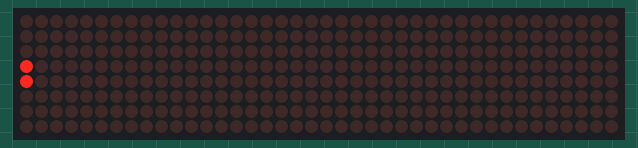
Simulated run of this sketch. Board: Arduino Uno, built with avr-gcc and run on an emulated ATmega328P. On the bench: 40×8 LED matrix.

Above: at 0.17 s.
At 1.7 s:
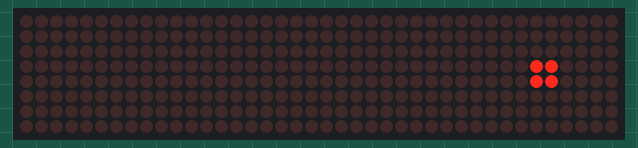
At 3.22 s:
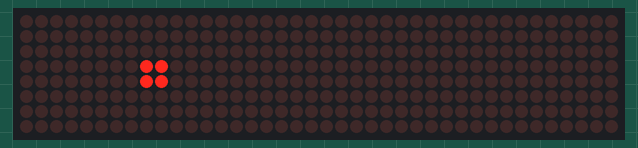
At 6.27 s:
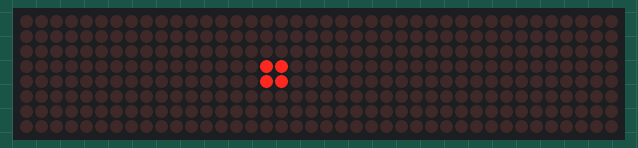
At 9.32 s:
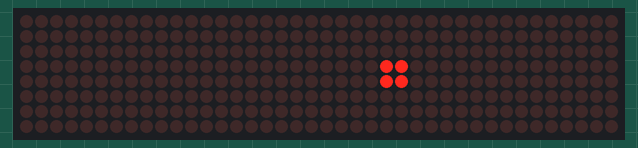
At 12.36 s:
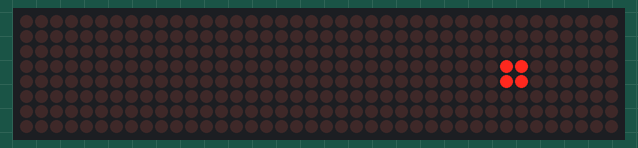

Measured:
- by itself, everything shown: repeats every 11.6 s, in 38 steps

The sketch:

Lazer_EYE.ino
```cpp
//We always have to include the library
#include "LedControl.h"

/*
 Now we need a LedControl to work with.
 ***** These pin numbers will probably not work with your hardware *****
 pin 12 is connected to the DataIn
 pin 11 is connected to the CLK
 pin 10 is connected to LOAD
 ***** Please set the number of devices you have *****
 But the maximum default of 8 MAX72XX wil also work.
 */
LedControl lc=LedControl(12,11,10,5);

int LazerON=0;
int LazerOFF=-2;
int LazerSON=0;
int LazerSOFF=0;

void setup() {
  //we have already set the number of devices when we created the LedControl
  int devices=lc.getDeviceCount();
  //we have to init all devices in a loop
  for(int address=0;address<devices;address++) {
    /*The MAX72XX is in power-saving mode on startup*/
    lc.shutdown(address,false);
    /* Set the brightness to a medium values */
    lc.setIntensity(address,3);
    /* and clear the display */
    lc.clearDisplay(address);
  }
}

void loop()
{
   while (LazerON<=7 && LazerSON<=4)
      {
        lc.setColumn(LazerSON,LazerON,B00011000);
        lc.setColumn(LazerSOFF,LazerOFF,B00000000);
        LazerOFF++;
        LazerON++;
        if (LazerON>7)
        {
          LazerSON++;
          LazerON=0;
        }
        if (LazerOFF>7)
        {
          LazerSOFF++;
          LazerOFF=0;
        }
        delay(5);
      }
      LazerON=5;
      LazerOFF=7;
      LazerSON=4;
      LazerSOFF=4;
      while (LazerON>=0 && LazerSON>=0)
      {
        lc.setColumn(LazerSON,LazerON,B00011000);
        lc.setColumn(LazerSOFF,LazerOFF,B00000000);
        LazerOFF--;
        LazerON--;
        if (LazerON<0)
        {
          LazerSON--;
          LazerON=7;
        }
        if (LazerOFF<0)
        {
          LazerSOFF--;
          LazerOFF=7;
        }
        delay(5);
      }
      LazerON=2;
      LazerOFF=0;
      LazerSON=0;
      LazerSOFF=0;
}
```
